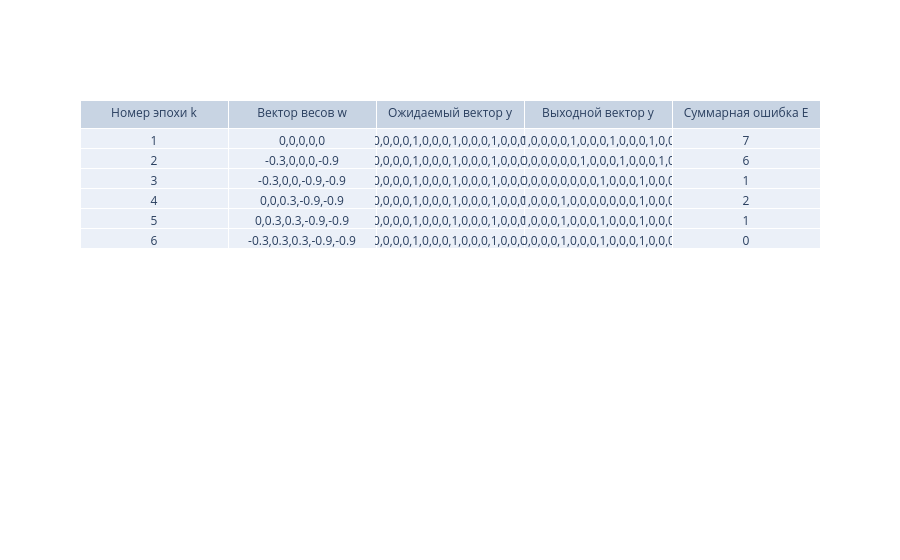

Notebook cell for this chart:
### Code cell
#Обучение сети на всех данных
netw=network(4) # создаётся объект класса network, который представляет нейронную сеть с 4 входами.

out=netw.learn(full_inputs,full_outputs,show=True) # обучаем нейронную сеть на всех данных

#Вывод результатов
# создаём таблицу с помощью библиотеки Plotly для визуализации:
trace = go.Table(
    # header — определяет названия колонок в таблице
    header = dict(values=['Номер эпохи k', 
                        'Вектор весов w',
                        'Ожидаемый вектор y',
                        'Выходной вектор y',
                        'Суммарная ошибка E']),
    
    # cells — создаём ячейки для данных, используя zip(*output); 
    # каждый столбец данных (эпохи) транспонируется
    cells = dict(values = [*list(zip(*out))]) 
)
data = [trace] 
iplot(data, filename = 'basic_table') # отображает таблицу в Jupyter Notebook с помощью Plotly

### Figure 1 — Plotly figure (JSON) as saved in the notebook; plotly's stock layout.template omitted (floating-point values rounded to 4 significant figures; data arrays with more than 128 entries replaced by an {"elided": "..."} marker saying what was removed)
{"data": [{"cells": {"values": {"elided": "5 rows, 234 float values in total"}}, "header": {"values": ["Номер эпохи k", "Вектор весов w", "Ожидаемый вектор y", "Выходной вектор y", "Суммарная ошибка E"]}, "type": "table"}], "layout": {}}
